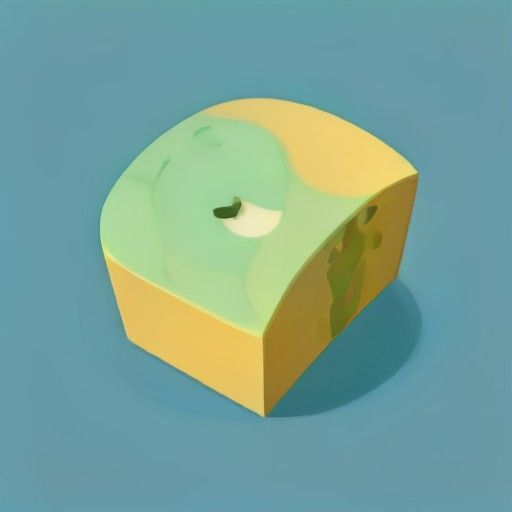
#> input picture test_pop.jpg, 512 x 512 px
$ python test_pixel_process.py
#> lines starting #> are read from the running program, lines starting #| are printed output that depends on the picture
import sys
from PIL import Image

def pixelate_and_quantize(input_path, output_path):
#> called with input_path = 'test_pop.jpg', output_path = 'test_pop_pixelated.jpg'
    img = Image.open(input_path).convert('RGB')
#> img is the input picture: PIL image 512x512 RGB; mean R, G, B 122.1, 162.8, 151.8

    # PICO-8 Palette
    palette = [
        0, 0, 0,
        29, 43, 83,
        126, 37, 83,
        0, 135, 81,
        171, 82, 54,
        95, 87, 79,
        194, 195, 199,
        255, 241, 232,
        255, 0, 77,
        255, 163, 0,
        255, 236, 39,
        0, 228, 54,
        41, 173, 255,
        131, 118, 156,
        255, 119, 168,
        255, 204, 170
    ]

    p_img = Image.new('P', (1, 1))
    p_img.putpalette(palette + [0] * (768 - len(palette)))

    # Downscale
    target_res = 80
    small = img.resize((target_res, target_res), Image.Resampling.BILINEAR)
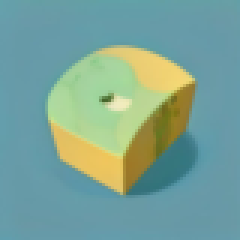
#> small: PIL image 80x80 RGB (shown 3 times larger); mean R, G, B 122.1, 162.9, 151.8

    # Quantize to the specific palette
    # Use dither=0 for solid pixel art blocks, or dither=1 for retro dithering.
    # dither=0 gives a cleaner cartoon look.
    quantized = small.quantize(palette=p_img, dither=Image.Dither.NONE)
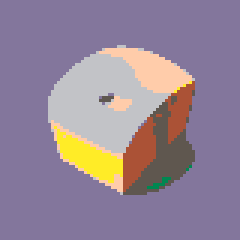
#> quantized: PIL image 80x80 P (shown 3 times larger); mean R, G, B 148.4, 132.5, 150.5

    # Convert back to RGB and upscale
    pixel_art = quantized.convert('RGB').resize((512, 512), Image.Resampling.NEAREST)
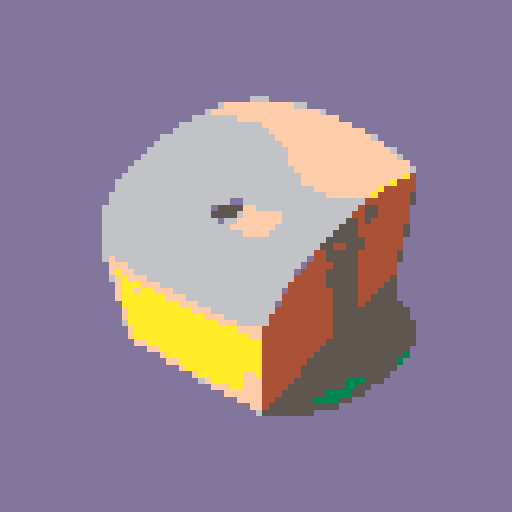
#> pixel_art: PIL image 512x512 RGB; mean R, G, B 148.4, 132.4, 150.5

    pixel_art.save(output_path)

pixelate_and_quantize("test_pop.jpg", "test_pop_pixelated.jpg")
print("Done")
